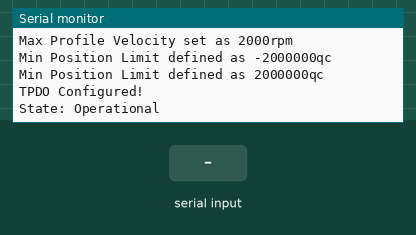
A sketch run on a simulated Arduino Uno, built with avr-gcc and run on an emulated ATmega328P. Shown: the last lines printed to the serial monitor. Inputs (shaded band) come from the test bench.

Above: at 1.2 s.
1.3 s: "1" received over Serial
At 1.52 s:
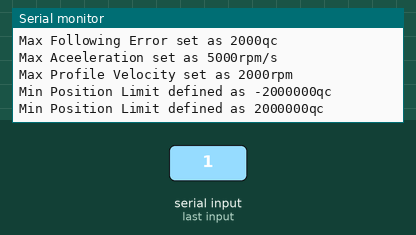
2.8 s: "d" received over Serial
At 3.6 s:
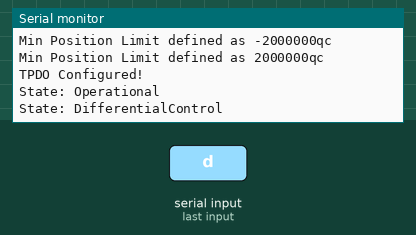
4.3 s: "z" received over Serial
At 4.7 s:
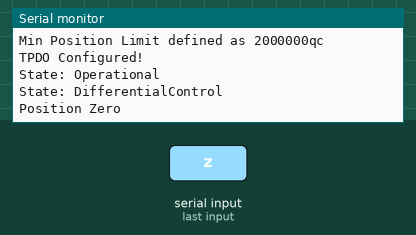
5.8 s: "p90\n" received over Serial
At 5.95 s:
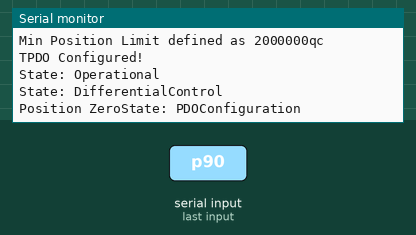
7.3 s: "o90\n" received over Serial
At 8.2 s:
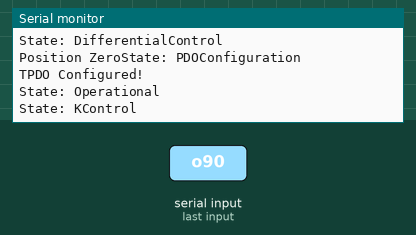
8.8 s: "q90\n" received over Serial
At 9.3 s:
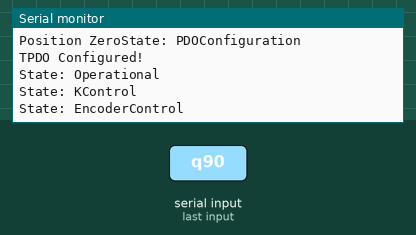

Measured:
- after the input at 1.3 s, the serial monitor: prints a new line at once (image 1)
- after the input at 2.8 s, the serial monitor: prints a new line at once (image 2)
- after the input at 4.3 s, the serial monitor: prints a new line at once (image 3)
- after the input at 5.8 s, the serial monitor: prints a new line at once (image 4)
- after the input at 7.3 s, the serial monitor: prints a new line at once (image 5)
- after the input at 8.8 s, the serial monitor: prints a new line at once (image 6)

The sketch:

arduino_control.ino
```cpp
//**************************************************************************
//------- Laboratorio de Biomecatronica @ Universidade de Sao Paulo --------
//
// Version: 1.0
// Date: 15.06.2017 [mm.dd.yyyy]
// Description
//  CAN Communication between Arduino and EPOS2 for Exoskeleton Control
// Input files:
// (None)
//
// Final Output files:
//   (None)
//
// References
//  http://wiki.seeed.cc/CAN-BUS_Shield_V1.2/
//  http://www.instructables.com/id/Arduino-Timer-Interrupts/
//  http://forum.arduino.cc/index.php?topic=225789.0
//
//**************************************************************************
// Steps
//**************************************************************************

#include "ModExo.h"

void setup()
{
  setupModExo();
}

void loop()
{
  loopModExo();
}

/*********************************************************************************************************
  END FILE
*********************************************************************************************************/
```

Source omitted: ModExo.h (26292 bytes)
